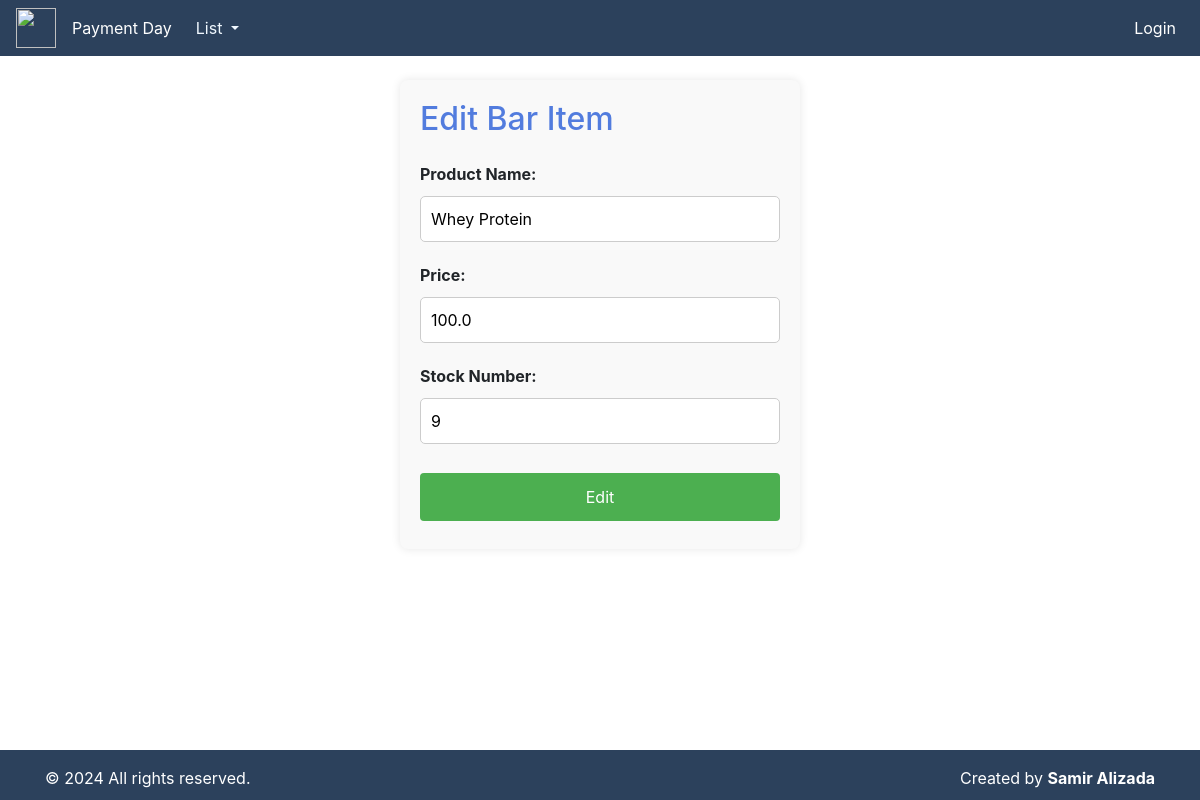
The page /update-bar/1/ on the database its author committed.
### fitness/models.py (models this page shows, shortened)
class Bar(models.Model):
    product_name = models.CharField(max_length=100)
    price = models.FloatField()
    stock_number = models.IntegerField()
    date = models.DateField(default=timezone.now)

### fitness/views.py (the view)
# urls.py: path('update-bar/<int:pk>/', update_bar, name='update_bar'),
def update_bar(request, pk):
    bar = get_object_or_404(Bar, pk=pk)
    form = BarForm(instance=bar)
    if request.method == 'POST':
        form = BarForm(request.POST, instance=bar)
        if form.is_valid():
            form.save()
            return redirect('bar_panel')
    return render(request, 'bar/update_bar.html', {'form': form})

### fitness/forms.py
class BarForm(forms.ModelForm):
    class Meta:
        model = Bar
        fields = ['product_name', 'price', 'stock_number']
        labels = {
            'product_name': 'Product Name',
            'price': 'Price',
            'stock_number': 'Stock Number',
        }

### templates/bar/update_bar.html (shortened to what this page needs)
{% extends 'index.html' %}
{% block content %}
<div class="container mt-4">
<form method="post">
    <h2 class="mb-4" style="color: rgb(82, 124, 222);">Edit Bar Item</h2>
    {{ form.as_p }}
    <button type="submit" class="btn btn-primary">Edit</button>
</form>
</div>
{% endblock %}

### templates/bar/update_bar.html (style rules this page uses)
form { max-width: 400px; margin: 0 auto; padding: 20px; background: #f9f9f9; border-radius: 8px; box-shadow: 0 0 10px rgba(0, 0, 0, 0.1); }
input[type="text"], input[type="date"], input[type="number"] { width: 100%; padding: 10px; margin: 5px 0; border: 1px solid #ccc; border-radius: 5px; box-sizing: border-box; }
button[type="submit"] { background-color: #4CAF50; color: white; padding: 12px 20px; margin: 8px 0; border: none; border-radius: 4px; cursor: pointer; width: 100%; }
label { font-weight: bold; margin-bottom: 5px; }

### rows shown on the page
Bar: product_name "Whey Protein", price "100.0", stock_number "9"
